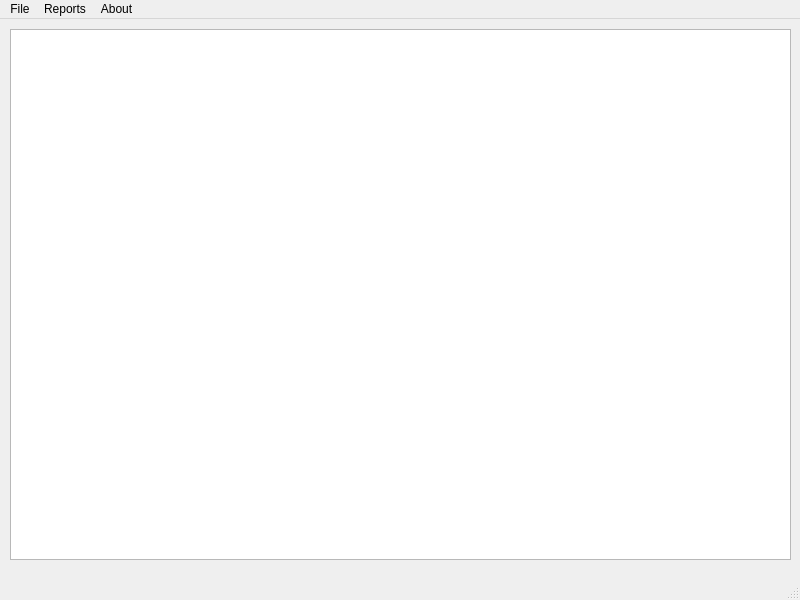
<?xml version="1.0" encoding="UTF-8"?>
<ui version="4.0">
 <class>MainWindow</class>
 <widget class="QMainWindow" name="MainWindow">
  <property name="geometry">
   <rect>
    <x>0</x>
    <y>0</y>
    <width>800</width>
    <height>600</height>
   </rect>
  </property>
  <property name="windowTitle">
   <string>MainWindow</string>
  </property>
  <widget class="QWidget" name="centralwidget">
   <widget class="QTableWidget" name="tableWidget">
    <property name="geometry">
     <rect>
      <x>10</x>
      <y>10</y>
      <width>781</width>
      <height>531</height>
     </rect>
    </property>
   </widget>
  </widget>
  <widget class="QMenuBar" name="menubar">
   <property name="geometry">
    <rect>
     <x>0</x>
     <y>0</y>
     <width>800</width>
     <height>25</height>
    </rect>
   </property>
   <widget class="QMenu" name="menuFile">
    <property name="title">
     <string>File</string>
    </property>
    <addaction name="actionNew"/>
    <addaction name="actionOpen"/>
    <addaction name="actionSave"/>
    <addaction name="actionSave_As"/>
    <addaction name="separator"/>
    <addaction name="actionExit"/>
   </widget>
   <widget class="QMenu" name="menuReports">
    <property name="title">
     <string>Reports</string>
    </property>
    <addaction name="actionStudent_info_by_recod_number"/>
    <addaction name="actionStudents_with_current_task_number"/>
    <addaction name="actionStudents_with_current_variant_and_score_sum"/>
    <addaction name="actionStudents_with_current_unassigned_task"/>
   </widget>
   <widget class="QMenu" name="menuAbout">
    <property name="title">
     <string>About</string>
    </property>
   </widget>
   <addaction name="menuFile"/>
   <addaction name="menuReports"/>
   <addaction name="menuAbout"/>
  </widget>
  <widget class="QStatusBar" name="statusbar"/>
  <action name="actionNew">
   <property name="text">
    <string>New</string>
   </property>
  </action>
  <action name="actionOpen">
   <property name="text">
    <string>Open</string>
   </property>
  </action>
  <action name="actionSave">
   <property name="text">
    <string>Save</string>
   </property>
  </action>
  <action name="actionSave_As">
   <property name="text">
    <string>Save As ...</string>
   </property>
  </action>
  <action name="actionExit">
   <property name="text">
    <string>Exit</string>
   </property>
  </action>
  <action name="actionStudent_info_by_recod_number">
   <property name="text">
    <string>Info by recod number</string>
   </property>
  </action>
  <action name="actionStudents_with_current_task_number">
   <property name="text">
    <string>Students with current task number</string>
   </property>
  </action>
  <action name="actionStudents_with_current_variant_and_score_sum">
   <property name="text">
    <string>Students with current variant and score sum</string>
   </property>
  </action>
  <action name="actionStudents_with_current_unassigned_task">
   <property name="text">
    <string>Students with current unassigned task</string>
   </property>
  </action>
 </widget>
 <resources/>
 <connections/>
</ui>
